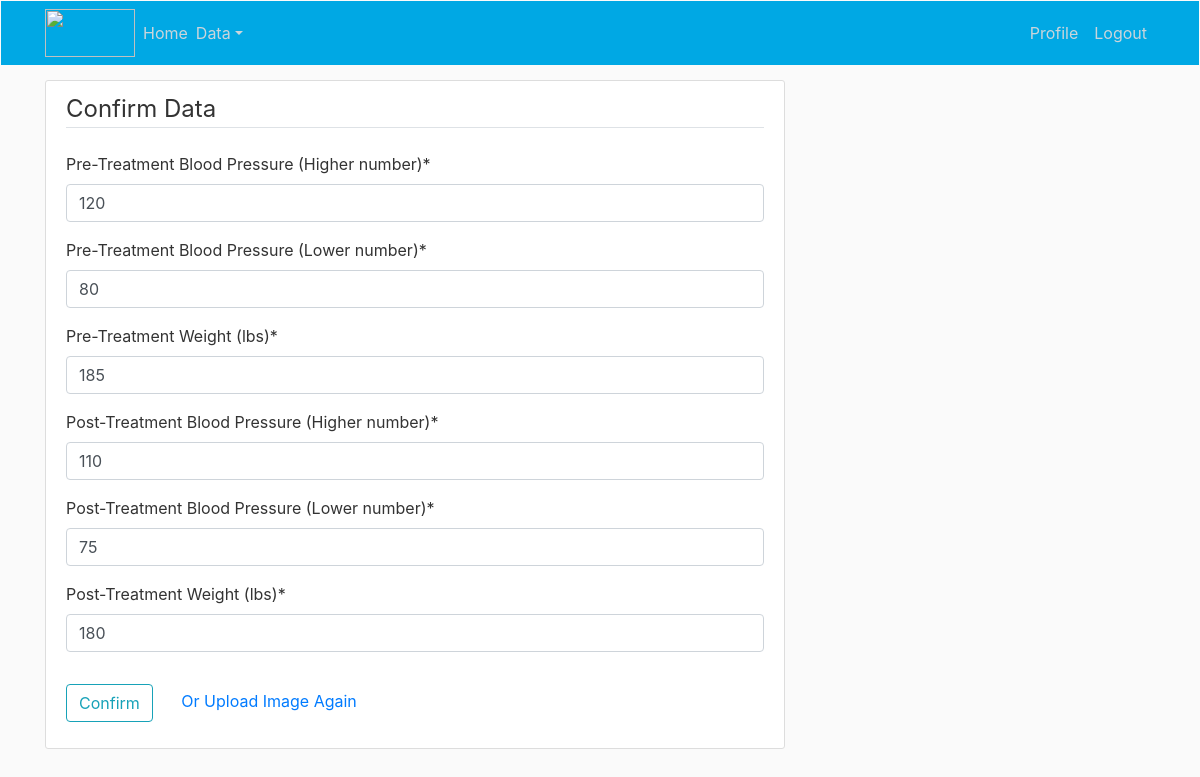
Page /confirm/3/ (signed in) on the committed database.
### data/models.py (models this page shows, shortened)
class Entry(models.Model):
	user = models.ForeignKey(User, on_delete=models.DO_NOTHING)
	pre_bp_sys = models.IntegerField()
	pre_bp_dia = models.IntegerField()
	pre_weight = models.IntegerField()
	post_bp_sys = models.IntegerField()
	post_bp_dia = models.IntegerField()
	post_weight = models.IntegerField()
	date_created = models.DateTimeField()

### data/views.py (the view)
# urls.py: path('confirm/<int:id>/', views.confirm, name='confirm'),
@login_required
def confirm(request, id):
	entry = get_object_or_404(Entry,id=id, user=request.user)
	form = EntryForm(instance=entry)
	return render(request,'data/enter_data.html',{'form':form,'confirm':True,'id':id})

### data/forms.py
class EntryForm(ModelForm):
	class Meta:
		model = Entry
		exclude = ('user', 'date_created','num',)
		fields = ['pre_bp_sys','pre_bp_dia','pre_weight','post_bp_sys','post_bp_dia','post_weight']
		labels = {'pre_bp_sys': 'Pre-Treatment Blood Pressure (Higher number)','pre_bp_dia':'Pre-Treatment Blood Pressure (Lower number)',
		'pre_weight': 'Pre-Treatment Weight (lbs)','post_bp_sys': 'Post-Treatment Blood Pressure (Higher number)',
		'post_bp_dia': 'Post-Treatment Blood Pressure (Lower number)','post_weight': 'Post-Treatment Weight (lbs)'}

### data/templates/data/enter_data.html (shortened to what this page needs)
{% extends "davita/base.html" %}
{% load crispy_forms_tags%}
{% block content%}
<div class="content-section col-md-8">
	<form method="POST">
		<fieldset class="form-group">
			{% if not confirm%}
			<legend class="border-bottom mb-4">Enter Data</legend>
			{% else %}
			<legend class="border-bottom mb-4">Confirm Data</legend>
			{% endif %}
			{{ form|crispy }}
		</fieldset>
		<div class="form-group">
			{% if not confirm%}
			<button class="btn btn-outline-info" type="submit" formaction="/submit/">Submit</button>
			<a class="ml-4" href="/upload/">
				Or Upload Image
			</a>
			{% else %}
			<button class="btn btn-outline-info" type="submit" formaction="/submit/{{id}}/">Confirm</button>
			<a class="ml-4" href="/upload/">
				Or Upload Image Again
			</a>
			{% endif %}
		</div>
	</form>
</div>
{% endblock content %}

### static/davita/main.css (style rules this page uses)
body { background: #fafafa; color: #333333; margin-top: 5rem; }
.content-section { background: #ffffff; padding: 10px 20px; border: 1px solid #dddddd; border-radius: 3px; margin-bottom: 20px; }

### rows in the picture
Entry: pre_bp_sys "120", pre_bp_dia "80", pre_weight "185", post_bp_sys "110", post_bp_dia "75", post_weight "180"
